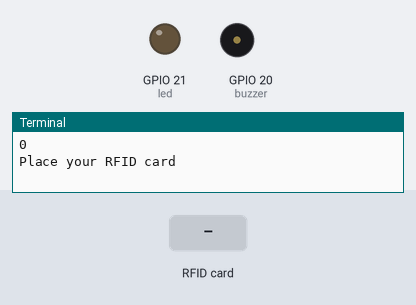
The program below on a simulated Raspberry Pi (BCM pin numbers). On the bench: output pins drawn as LEDs (lit = HIGH), buzzer (waves = sounding, pin HIGH), the last lines printed to the terminal. Inputs (shaded band) come from the test bench. Databases and web services accept everything at once and return nothing; the RFID card's data blocks start empty.

Above: at 1.2 s.
1.3 s: RFID card 5E 7A 19 C4 held to the reader
At 2.0 s:
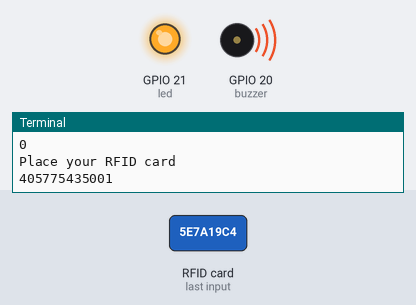
Timing chart, 0 to 8.8 s (numbered marks = the images above; inputs shaded):
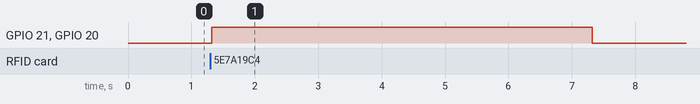

The program:

Project4.py
```python
#SDA connects to Pin 24.
#SCK connects to Pin 23.
#MOSI connects to Pin 19.
#MISO connects to Pin 21.
#GND connects to Pin 6.
#RST connects to Pin 22.
#3.3v connects to Pin 1

import RPi.GPIO as GPIO
from mfrc522 import SimpleMFRC522
import Adafruit_DHT
from pushbullet import Pushbullet
from time import sleep
import thingspeak

led = 21
buzzer = 20
# Set sensor type: Options are DHT11, DHT22, or AM2302
sensor = Adafruit_DHT.DHT11
# Set GPIO sensor is connected to
dht = 26

channel_id = 2302405  # PUT CHANNEL ID HERE
write = 'FP3H4RNHJUH4L43V'  # PUT YOUR WRITE KEY HERE
read_key = '4XCLTPXEJJKQ2T31'  # PUT YOUR READ KEY HERE

GPIO.setwarnings(False)
GPIO.setmode(GPIO.BCM)
GPIO.setup(led, GPIO.OUT)
GPIO.setup(buzzer, GPIO.OUT)

pb = Pushbullet("o.czMZdJSTdkbbT83gm5LWf4Mlkhdmlji5")
print(pb.devices)

#print("Place your RFID card")
#rfid = SimpleMFRC522()


def func1():
    try:
        id, text = rfid.read()
        print(id)
        if id == 1042427819006:
            dev = pb.get_device('Motorola Moto g(9)')
            push = dev.push_note("Valid RFID!", "Employee given access")
            sleep(1)
            for _ in range(5):
                measure(channel)
                # free account has an API limit of 15 sec
                sleep(2)

        else:
            dev = pb.get_device('Motorola Moto g(9)')
            push = dev.push_note("Invalid RFID!", "Intruder Alert!!")
            GPIO.output(led, GPIO.HIGH)
            GPIO.output(buzzer, GPIO.HIGH)
            sleep(1)
            global timer
            timer = 0
            while timer < 5:  # Wait for 5 seconds
                sleep(1)
                timer += 1
            GPIO.output(led, GPIO.LOW)
            GPIO.output(buzzer, GPIO.LOW)
            sleep(1)
            return

    except:
        print("Connection failed")


def measure(channel):
    try:
        for _ in range(5):
            Humidity, Temperature = Adafruit_DHT.read_retry(sensor, dht)
            print('Temp={0:0.1f}*C  Humidity={1:0.1f}%'.format(Temperature, Humidity))
        # write
            response = channel.update({1: Temperature, 2: Humidity})

        # read
            read = channel.get({})
            print("Read:", read)
            break

    except Exception as e:
        print("Error in measure:", e)


if __name__ == "__main__":
    channel = thingspeak.Channel(id=channel_id, api_key=write)
    while True:
        print("Place your RFID card")
        rfid = SimpleMFRC522()
        func1()
        sleep(2)
```

Measured:
- after the input at 1.3 s, GPIO 21 (led), GPIO 20 (buzzer): LOW → HIGH at once, → LOW 6.0 s later
